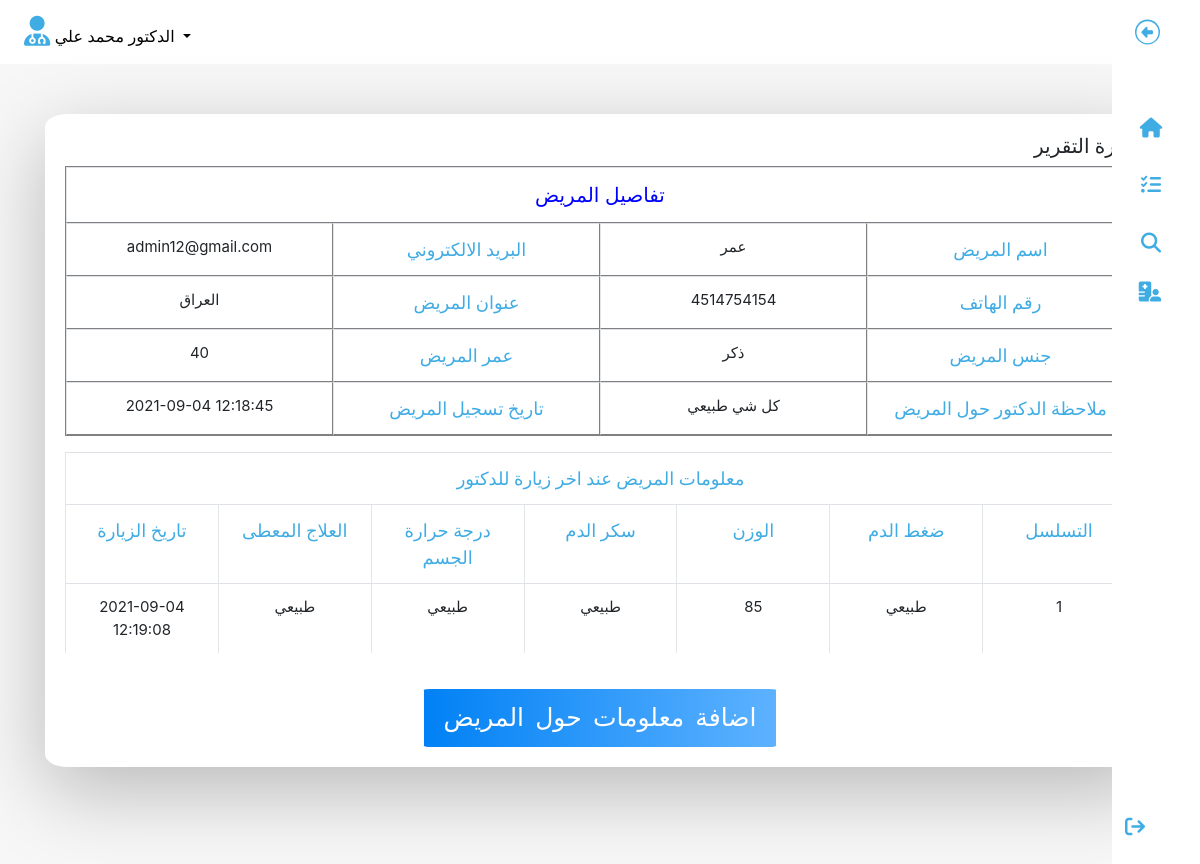
/hms/doctor/view-patient.php?viewid=8 (signed in), run on the app's committed database.
### tables this page shows
CREATE TABLE `doctors` (
  `id` int(11) NOT NULL,
  `specilization` varchar(255) DEFAULT NULL,
  `doctorName` varchar(255) DEFAULT NULL,
  `address` longtext DEFAULT NULL,
  `docFees` varchar(255) DEFAULT NULL,
  `contactno` bigint(11) DEFAULT NULL,
  `docEmail` varchar(255) DEFAULT NULL,
  `password` varchar(255) DEFAULT NULL,
  `creationDate` timestamp NULL DEFAULT current_timestamp(),
  `updationDate` timestamp NULL DEFAULT NULL ON UPDATE current_timestamp()
);

CREATE TABLE `tblpatient` (
  `ID` int(10) NOT NULL,
  `Docid` int(10) DEFAULT NULL,
  `PatientName` varchar(200) DEFAULT NULL,
  `PatientContno` bigint(10) DEFAULT NULL,
  `PatientEmail` varchar(200) DEFAULT NULL,
  `PatientGender` varchar(50) DEFAULT NULL,
  `PatientAdd` mediumtext DEFAULT NULL,
  `PatientAge` int(10) DEFAULT NULL,
  `PatientMedhis` mediumtext DEFAULT NULL,
  `CreationDate` timestamp NULL DEFAULT current_timestamp(),
  `UpdationDate` timestamp NULL DEFAULT NULL ON UPDATE current_timestamp()
);

CREATE TABLE `tblmedicalhistory` (
  `ID` int(10) NOT NULL,
  `PatientID` int(10) DEFAULT NULL,
  `BloodPressure` varchar(200) DEFAULT NULL,
  `BloodSugar` varchar(200) NOT NULL,
  `Weight` varchar(100) DEFAULT NULL,
  `Temperature` varchar(200) DEFAULT NULL,
  `MedicalPres` mediumtext DEFAULT NULL,
  `CreationDate` timestamp NOT NULL DEFAULT current_timestamp() ON UPDATE current_timestamp()
);

### hms/doctor/view-patient.php (the view, shortened to what this page needs)
<?php
include('include/config.php');
?>
<!DOCTYPE html>
<html lang="en">
<head>
  <link rel="stylesheet" href="https://cdn.jsdelivr.net/npm/bootstrap@4.6.1/dist/css/bootstrap.min.css">
  <link rel="stylesheet" href="https://cdnjs.cloudflare.com/ajax/libs/font-awesome/6.1.1/css/all.min.css" />
  <link rel="stylesheet" href="../../css/style2.css">
</head>
<body>
  <div id="app">
    <?php include('include/sidebar.php'); ?>
    <div class="app-content">
      <?php include('include/header.php'); ?>
      <div class="main">
        <div class="container" id="container">
          <div class="tablediv">
            <div class="row">
              <div class="col-md-12">
                <h5 class="over-title margin-bottom-15">ادارة <span class="text-bold">التقرير</span></h5>
                <?php
                $vid = $_GET['viewid'];
                $ret = mysqli_query($con, "select * from tblpatient where ID='$vid'");
                $cnt = 1;
                while ($row = mysqli_fetch_array($ret)) {
                ?>
                  <table border="1" class="table medhistory">
                    <tr align="center">
                      <td colspan="4" style="font-size:20px;color:blue">
                        تفاصيل المريض</td>
                    </tr>
                    <tr>
                      <th scope>اسم المريض</th>
                      <td><?php echo $row['PatientName']; ?></td>
                      <th scope>البريد الالكتروني</th>
                      <td><?php echo $row['PatientEmail']; ?></td>
                    </tr>
                    <tr>
                      <th scope>رقم الهاتف</th>
                      <td><?php echo $row['PatientContno']; ?></td>
                      <th>عنوان المريض</th>
                      <td><?php echo $row['PatientAdd']; ?></td>
                    </tr>
                    <tr>
                      <th>جنس المريض</th>
                      <td><?php echo $row['PatientGender']; ?></td>
                      <th>عمر المريض</th>
                      <td><?php echo $row['PatientAge']; ?></td>
                    </tr>
                    <tr>
                      <th>ملاحظة الدكتور حول المريض</th>
                      <td><?php echo $row['PatientMedhis']; ?></td>
                      <th>تاريخ تسجيل المريض</th>
                      <td><?php echo $row['CreationDate']; ?></td>
                    </tr>
                  <?php } ?>
                  </table>
                  <?php
                  $ret = mysqli_query($con, "select * from tblmedicalhistory  where PatientID='$vid'");
                  ?>
                  <table id="datatable" class="table medhistory">
                    <tr align="center">
                      <th colspan="8">
                        معلومات المريض عند اخر زيارة للدكتور</th>
                    </tr>
                    <tr>
                      <th>التسلسل</th>
                      <th>ضغط الدم</th>
                      <th>الوزن</th>
                      <th> سكر الدم</th>
                      <th> درجة حرارة الجسم</th>
                      <th> العلاج المعطى</th>
                      <th>تاريخ الزيارة</th>
                    </tr>
                    <?php
                    while ($row = mysqli_fetch_array($ret)) {
                    ?>
                      <tr>
                        <td><?php echo $cnt; ?></td>
                        <td><?php echo $row['BloodPressure']; ?></td>
                        <td><?php echo $row['Weight']; ?></td>
                        <td><?php echo $row['BloodSugar']; ?></td>
                        <td><?php echo $row['Temperature']; ?></td>
                        <td><?php echo $row['MedicalPres']; ?></td>
                        <td><?php echo $row['CreationDate']; ?></td>
                      </tr>
                    <?php $cnt = $cnt + 1;
                    } ?>
                  </table>
                  <div align="center">
                    <button class="btn btn-primary waves-effect waves-light w-lg addtotable" data-toggle="modal" data-target="#myModal">
                      اضافة معلومات حول المريض</button>
                  </div>
              </div>
            </div>
          </div>
        </div>
      </div>
</body>
</html>

### hms/doctor/include/header.php (shortened to what this page needs)
<header class="navbar navbar-expand-lg navbar-light bg-light">
	<div class="collapse navbar-collapse" id="navbarSupportedContent">
		<ul class="navbar-nav mr-auto">
			<li class="nav-item dropdown">
				<a class="nav-link dropdown-toggle" href="#" id="navbarDropdown" role="button" data-toggle="dropdown" aria-expanded="false">
					<i class="fa-solid fa-user-doctor navicon"></i>
					<?php $query = mysqli_query($con, "select doctorName from doctors where id='" . $_SESSION['id'] . "'");
					while ($row = mysqli_fetch_array($query)) {
						echo $row['doctorName'];
					}
					?>
				</a>
			</li>
		</ul>
	</div>
</header>

### css/style2.css (style rules this page uses)
* { margin: 0; padding: 0; box-sizing: border-box; }
.navbar { position: static; left: 0; top: 0; z-index: 4; width: 100%; background-color: white !important; box-shadow: 0 2px 4px rgb(0 0 0 / 10%), 0 8px 16px rgb(0 0 0 / 10%); }
.navbar a { color: black !important; }
.navicon { color: #3face4; font-size: 30px; }
.main { background-color: #f7f7f7; min-height: 100vh; padding-top: 20px; }
.tablediv { padding: 20px; text-align: right; background-color: white; margin: 30px auto; border-radius: 2%; border-bottom: 1px; box-shadow: 0 24px 80px hsla(0, 0%, 0%, 0.25); overflow-x: auto; min-height: 80vh; }
.tablediv table th { color: #3face4; font-size: 18px; font-family: 'Amiri', serif; font-weight: 200; text-align: center; }
.tablediv table td { font-size: 15px; text-align: center; }
.medhistory tr { display: flex; flex-direction: row-reverse; }
.medhistory td { width: 100%; border-left: 1px solid #e2e6e9; }
.medhistory th { width: 100%; border-left: 1px solid #e2e6e9; }
.addtotable { font-family: 'Amiri', serif; background: linear-gradient(to right, #0181f5 0%, #5db2ff 100%); padding: 10px 20px; border-radius: 2%; color: white; border: none; font-size: 25px; word-spacing: 5px; margin-top: 20px; }

### data on the page
doctors: doctorName "الدكتور محمد علي"
tblpatient: PatientName "عمر", PatientEmail "admin12@gmail.com", PatientContno "4514754154", PatientAdd "العراق", PatientGender "ذكر", PatientAge "40", PatientMedhis "كل شي طبيعي", CreationDate "2021-09-04 12:18:45"
tblmedicalhistory: BloodPressure "طبيعي", Weight "85", BloodSugar "طبيعي", Temperature "طبيعي", MedicalPres "طبيعي", CreationDate "2021-09-04 12:19:08"
